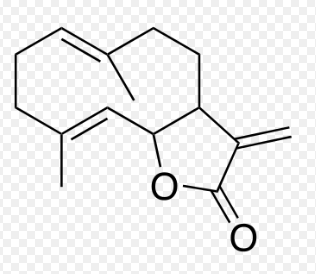
#> input picture imagens/img3.png, 316 x 274 px
$ python pontos_similaridade.py
#> lines starting #> are read from the running program, lines starting #| are printed output that depends on the picture
import cv2
import numpy as np

def find_and_draw_matches(img1, img2):
    # Inicializa o detector ORB
    orb = cv2.ORB_create()

    # Encontra os pontos-chave e descritores com o ORB
    kp1, des1 = orb.detectAndCompute(img1, None)
    kp2, des2 = orb.detectAndCompute(img2, None)

    # Cria o objeto correspondente de força-bruta
    bf = cv2.BFMatcher(cv2.NORM_HAMMING, crossCheck=True)

    # Faz a correspondência dos descritores
    matches = bf.match(des1, des2)

    # Ordena os matches com base nas distâncias
    matches = sorted(matches, key=lambda x: x.distance)

    # Desenha os matches
    img_matches = cv2.drawMatches(img1, kp1, img2, kp2, matches[:10], None, flags=cv2.DrawMatchesFlags_NOT_DRAW_SINGLE_POINTS)

    # Exibe a imagem com os matches
    cv2.imshow("Matches", img_matches)
    cv2.waitKey(0)
    cv2.destroyAllWindows()

# Carrega as imagens
#image_path1 = "img1.jpeg"
#image_path2 = "img2.jpeg"
image_path1 = "img3.png"
image_path2 = "img4.png"

image1 = cv2.imread(image_path1)
#> image1 is the input picture: shape (274, 316, 3); min 0, max 255, mean 238.7
image2 = cv2.imread(image_path2)
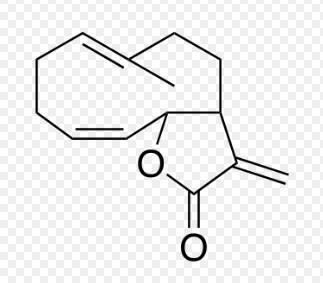
#> input picture imagens/img4.png, 323 x 283 px
#> image2 is the input picture: shape (283, 323, 3); min 0, max 255, mean 239.5

# Converte as imagens para tons de cinza
gray_image1 = cv2.cvtColor(image1, cv2.COLOR_BGR2GRAY)
gray_image2 = cv2.cvtColor(image2, cv2.COLOR_BGR2GRAY)

# Encontra e desenha os matches
find_and_draw_matches(gray_image1, gray_image2)
#> in find_and_draw_matches, `kp1, des1 = orb.detectAndCompute(img1, None)`: kp1 = 472 keypoints; strongest (x, y, size): (62, 133, 31), (60, 133, 31), (238, 147, 31), (215, 193, 31)
#> in find_and_draw_matches, `kp2, des2 = orb.detectAndCompute(img2, None)`: kp2 = 477 keypoints; strongest (x, y, size): (193, 193, 37.2), (130, 58, 31), (237, 158, 31), (133, 59, 31)
#> in find_and_draw_matches, `matches = bf.match(des1, des2)`: matches = 175 matches
#> in find_and_draw_matches, `img_matches = cv2.drawMatches(img1, kp1, img2, kp2, matches[:10], None..`:
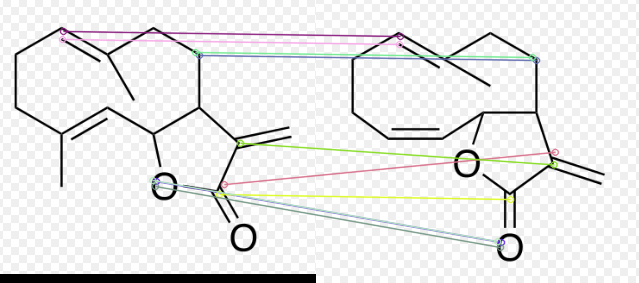
#> img_matches: shape (283, 639, 3); mean of channels 0, 1, 2 233.1, 233.6, 233.5; drawn as B, G, R
